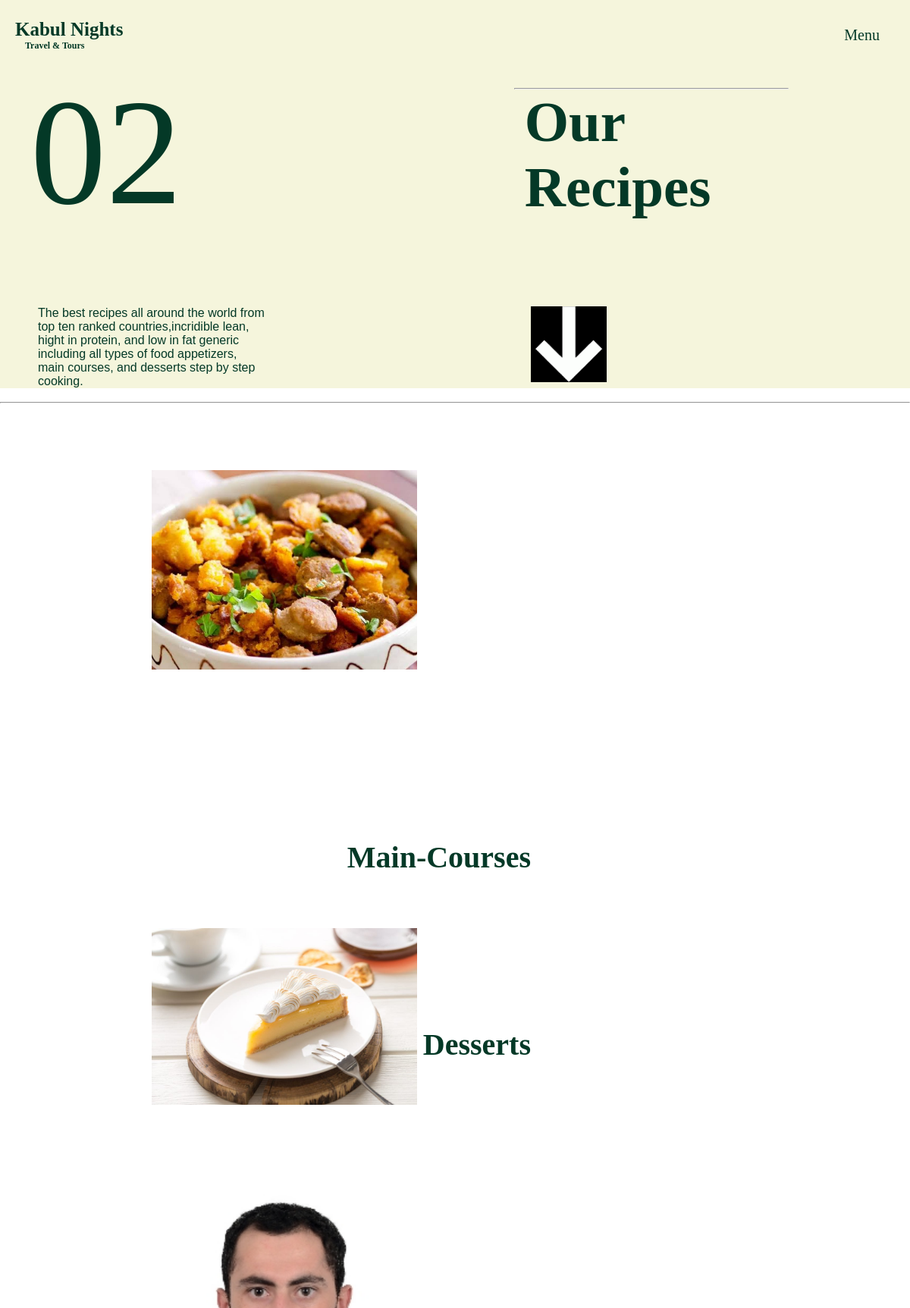
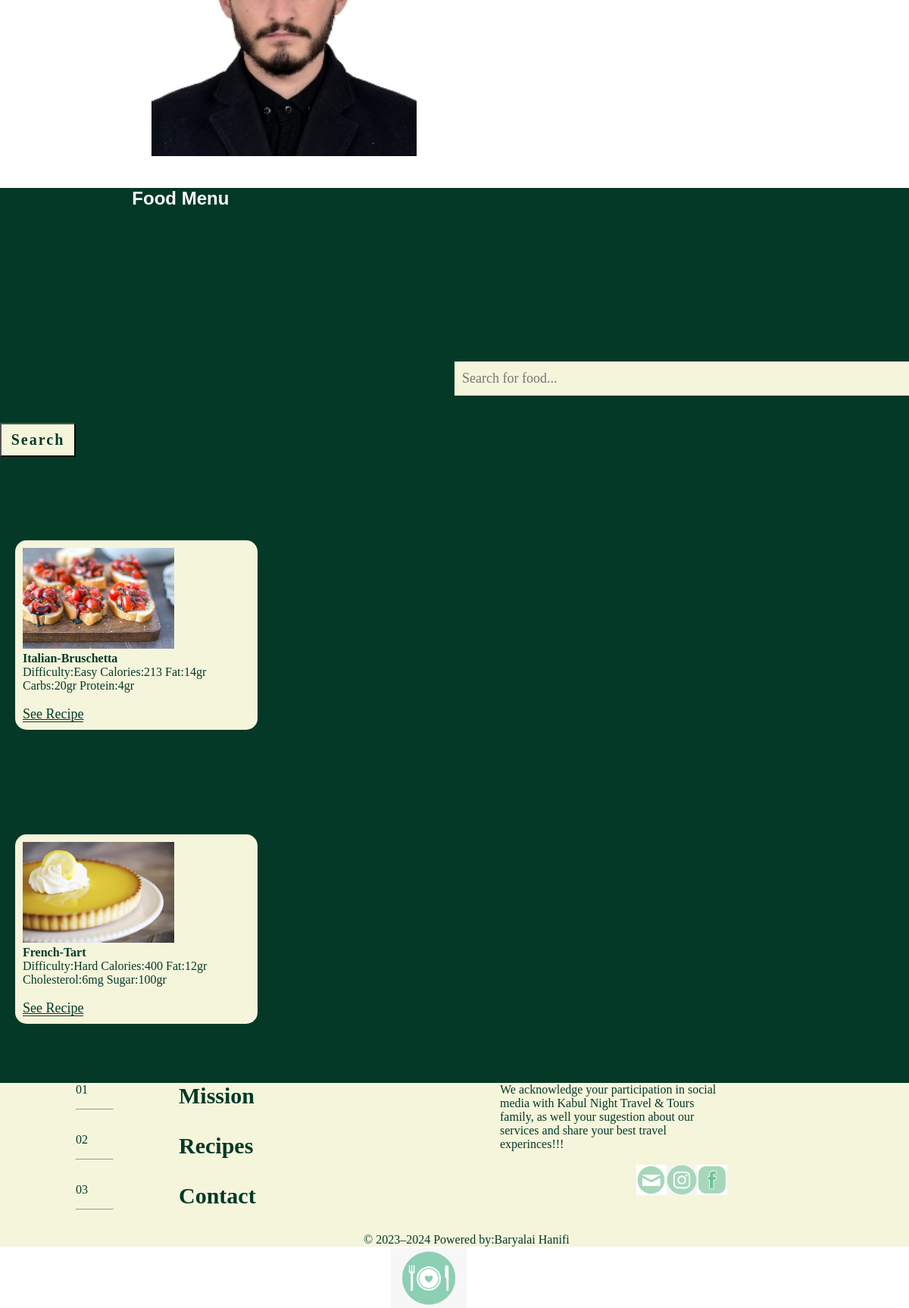
Page /recipes.php on the committed database (2 pictures, top to bottom).
### tables this page shows
CREATE TABLE `tbl_recipe` (
  `id` int(10) UNSIGNED NOT NULL,
  `title` varchar(100) NOT NULL,
  `image_name` varchar(255) NOT NULL,
  `featured` varchar(10) NOT NULL
);

CREATE TABLE `tbl_food` (
  `id` int(10) UNSIGNED NOT NULL,
  `title` varchar(100) NOT NULL,
  `description` text NOT NULL,
  `image_name` varchar(255) NOT NULL,
  `featured` varchar(10) NOT NULL,
  `recipe_id` int(10) DEFAULT NULL
);

### recipes.php (the view, shortened to what this page needs)
<?php include('./partiales-front/menu.php');?>
	<br>
	<div id="recipes-01">
		<hr>
		<br>
	    <span>02</span>
        <strong>Our<br>Recipes</strong>
    </div>
    <br>
    <div id="recipes-02">
        	<img src="images/arrow.png">
        	<p>The best recipes all around the world from top ten ranked countries,incridible lean, hight in protein, and low in fat generic including all types of food appetizers, main courses, and desserts step by step cooking.</p>
    </div>
    </div>
	</header>
	<br>
	<hr>
	<br>
	<div class="recipes-arangment">
		<?php
		$sql = "SELECT * FROM tbl_recipe ";
		$result = mysqli_query($conn,$sql);
		$count = mysqli_num_rows($result);
		if ($count>0) {
			while ($row = mysqli_fetch_assoc($result)) {
				$id = $row['id'];
				$title = $row['title'];
				$image_name = $row['image_name'];
				?>
	            <a href="<?php echo SITEURL;?>category-food.php?category_id=<?php echo $id;?>">
				<div id="images-arangment">
	                  	<?php
	                  	if ($image_name=="") {
	                  		echo "<div class='error'>Image not availabe</div>";
	                  	}else{
	                  		?>
	                  		<img src="<?php echo SITEURL;?>images/category/<?php echo $image_name; ?>">
	                  		<?php
	                  	}
	                  	 ?>
	                   <strong><?php echo $title;?></strong>
	            </div>
				<?php
			}
		}else{
			echo "<div class='error'>Category not added.</div>";
		}
        ?>
    </div>
    <br>
    <section>
    <div class="food">
    	<h1>Food Menu</h1>
    	<div class="food-search">
    		<form action="<?php echo SITEURL;?>food-search.php" method="POST">
    			<input id="search-text" type="search" name="search" placeholder="Search for food..."Required>
    			<input  type="submit" name="submit" value="Search" id="search-btn">
    		</form>
        </div>
    	<?php
    	 $sql2 = "SELECT * FROM tbl_food WHERE featured = 'Yes' LIMIT 3";
    	 $result2 = mysqli_query($conn,$sql2);
    	 $count2 = mysqli_num_rows($result2);
    	 if($count2>0){
    	 	while ($row2 = mysqli_fetch_assoc($result2)) {
    	 		$id = $row2['id'];
    	 		$title = $row2['title'];
    	 		$description = $row2['description'];
    	 		$image_name = $row2['image_name'];
    	 		?>
			    	<div class="food-menu-box test">
			    		<div class="food-menu-img">
			    <?php
			    			if ($image_name=="") {
			    				echo "<div class='error'>Image is not availabe.</div>";
			    			}else{
			    				?>
			    				<img src="<?php echo SITEURL;?>images/food/<?php echo $image_name;?>">
			    				<?php
			    			}
			    		    ?>
			    		    <h4><?php echo $title;  ?></h4>
			    			<p class="food-detail"><?php echo $description;  ?></p>
			    			<br>
			    			<a href="<?php echo SITEURL;?>recipe1.php?food_id=<?php echo $id;?>" class="form-control reset">See Recipe</a>
			    	</div>
			    	</div>
			        <br>
    	 		<?php
    	 	}
    	 }else{
    	 	echo "<div class='error'>Food is not availabe.</div>";
    	 }
         ?>
         </div>
   </section>
    <?php include('./partiales-front/footer.php');  ?>

### css/frontend.css (style rules this page uses)
* { margin:0; padding: 0; font-size: relative; }
#recipes-01 { margin-top: 50px; }
#recipes-01 hr { margin-top:3em; width:30%; float: right; margin-right: 10em; }
#recipes-01 span { float: left; font-size: 200px; color:#043927 ; margin-left:40px; margin-bottom: 0px; }
#recipes-01 strong { float:right; color:#043927; font-size: 75px; margin-right: 3.5em; margin-left: 150px; }
#recipes-02 p { text-align:left; width: 300px; color:#043927; margin-left: 50px; margin-top: 300px; font-family:Arial,helvatica,sans-serif; }
#recipes-02 img { float: right; width:100px; height: auto; margin-right:25em; }
#images-arangment img { width:350px; height: auto; margin-left:200px; margin-top: 70px; margin-bottom:20px; }
#images-arangment strong { float: right; font-size: 40px; margin-top: 200px; margin-right:500px; font-family: Garamond,serif; color:#043927; }
form { margin-top: 50px; transition: all 4s ease-in-out; }
.form-control { width: 600px; background:transparent; border:none; outline: none; border-bottom: 1px solid #043927; color: #043927; font-size: 18px; margin-bottom: 16px; }
input { height: 45px; }
.food { background-color: #043927; width: 100%; height: auto; }
.food h1 { color: white; text-align: center; font-family:Trebuchet MS,sans-serif; }
.food-menu-box { border-radius: 15px; width: 300px; height: auto; margin: 60px 20px; padding: 10px 10px; background-color: #f5f5dc; }
.food-menu-img img { width: 200px; }
#search-text { width: 600px; background-color: #f5f5dc; border:none; padding-left:10px; outline: none; color: #043927; font-size: 18px; margin-left: 50%; margin-bottom: 16px; }
#search-btn { background:#f5f5dc; color:#043927; font-size: 20px; font-weight: bold; text-decoration: none; letter-spacing: 2px; height: 45px; margin-top: 20px; margin-bottom: 50px; width: 100px; }

### css/backend.css (style rules this page uses)
* { margin:0; padding: 0; color:#043927; font-family: "Times New Roman",Times,serif; }

### rows in the picture
tbl_recipe: image_name (picture), title "Main-Courses"
tbl_recipe: image_name (picture), title "Desserts"
tbl_recipe: image_name (picture)
tbl_food: image_name (picture), title "Italian-Bruschetta", description "Difficulty:Easy Calories:213 Fat:14gr Carbs:20gr Protein:4gr"
tbl_food: image_name (picture), title "French-Tart", description "Difficulty:Hard Calories:400 Fat:12gr Cholesterol:6mg Sugar:100gr"

### other values in the picture
$startYear "2023"
